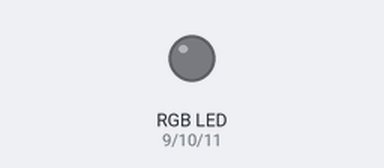
The sketch below on a simulated Arduino Uno, built with avr-gcc and run on an emulated ATmega328P. Shown: an RGB LED mixed from three pins (HIGH = lit).

Above: at 0.5 s.
At 2.5 s:
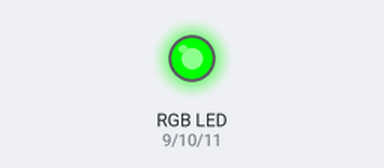
At 3.5 s:
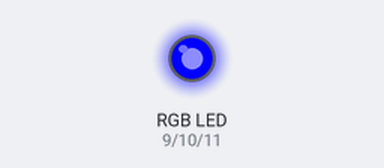
At 4.5 s:
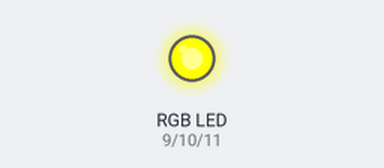
At 6.5 s:
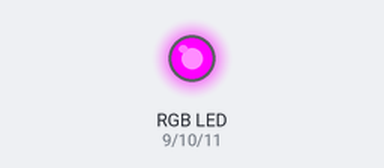
At 9.5 s:
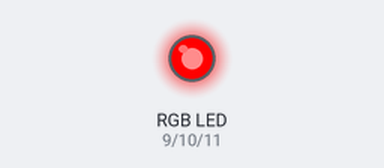
Timing chart, 0 to 10.4 s (numbered marks = the images above):
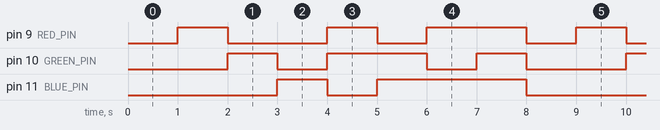

The sketch:

Latihan_03.ino
```cpp
/* Belajar Arduino Dasar
   Latihan 03 LED RGB Berkedip

   Make an RGB LED display a rainbow of colors!

   Version 1.0 9/2017 MK
*/

const int RED_PIN = 9;
const int GREEN_PIN = 10;
const int BLUE_PIN = 11;

const int DISPLAY_TIME = 1000;  // used in mainColors() to determine the length of time each color is displayed.

void setup()	//Configure the Arduino pins to be outputs to drive the LEDs
{
  pinMode(RED_PIN, OUTPUT);
  pinMode(GREEN_PIN, OUTPUT);
  pinMode(BLUE_PIN, OUTPUT);
}

void loop()
{
  mainColors();        // Red, Green, Blue, Yellow, Cyan, Purple, White
}

/******************************************************************
 * void mainColors()
 * This function displays the eight "main" colors that the RGB LED
 * can produce. If you'd like to use one of these colors in your
 * own sketch.
/*****************************************************************/
void mainColors()
{
  // all LEDs off
  digitalWrite(RED_PIN, LOW);
  digitalWrite(GREEN_PIN, LOW);
  digitalWrite(BLUE_PIN, LOW);
  delay(DISPLAY_TIME);

  // Red
  digitalWrite(RED_PIN, HIGH);
  digitalWrite(GREEN_PIN, LOW);
  digitalWrite(BLUE_PIN, LOW);
  delay(DISPLAY_TIME);

  // Green
  digitalWrite(RED_PIN, LOW);
  digitalWrite(GREEN_PIN, HIGH);
  digitalWrite(BLUE_PIN, LOW);
  delay(DISPLAY_TIME);

  // Blue
  digitalWrite(RED_PIN, LOW);
  digitalWrite(GREEN_PIN, LOW);
  digitalWrite(BLUE_PIN, HIGH);
  delay(DISPLAY_TIME);

  // Yellow (Red and Green)
  digitalWrite(RED_PIN, HIGH);
  digitalWrite(GREEN_PIN, HIGH);
  digitalWrite(BLUE_PIN, LOW);
  delay(DISPLAY_TIME);

  // Cyan (Green and Blue)
  digitalWrite(RED_PIN, LOW);
  digitalWrite(GREEN_PIN, HIGH);
  digitalWrite(BLUE_PIN, HIGH);
  delay(DISPLAY_TIME);

  // Purple (Red and Blue)
  digitalWrite(RED_PIN, HIGH);
  digitalWrite(GREEN_PIN, LOW);
  digitalWrite(BLUE_PIN, HIGH);
  delay(DISPLAY_TIME);

  // White (turn all the LEDs on)
  digitalWrite(RED_PIN, HIGH);
  digitalWrite(GREEN_PIN, HIGH);
  digitalWrite(BLUE_PIN, HIGH);
  delay(DISPLAY_TIME);
}
```

Measured:
- by itself, pin 9 (RED_PIN): repeats every 8.0 s: LOW 2.0 s, HIGH 1.0 s, LOW 1.0 s, HIGH 2.0 s, LOW 1.0 s, HIGH 1.0 s
- by itself, pin 10 (GREEN_PIN): repeats every 8.0 s: LOW 1.0 s, HIGH 2.0 s, LOW 1.0 s, HIGH 1.0 s, LOW 2.0 s, HIGH 1.0 s
- by itself, pin 11 (BLUE_PIN): repeats every 8.0 s: LOW 1.0 s, HIGH 3.0 s, LOW 3.0 s, HIGH 1.0 s
